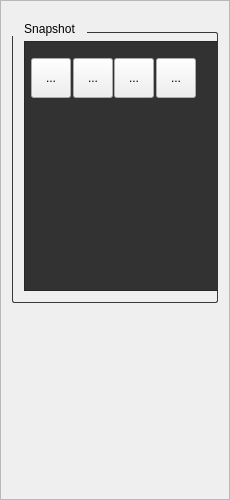
            <widget class="QFrame" name="frame_main_angio_capture_left_5">
             <property name="minimumSize">
              <size>
               <width>230</width>
               <height>500</height>
              </size>
             </property>
             <property name="maximumSize">
              <size>
               <width>230</width>
               <height>16777215</height>
              </size>
             </property>
             <property name="styleSheet">
              <string notr="true">QFrame#frame_main_angio_capture_left  {
 border: 0px solid #444;
 padding: -8px;
}</string>
             </property>
             <property name="frameShape">
              <enum>QFrame::StyledPanel</enum>
             </property>
             <property name="frameShadow">
              <enum>QFrame::Raised</enum>
             </property>
             <layout class="QVBoxLayout" name="verticalLayout_23">
              <item>
               <widget class="QGroupBox" name="groupBox_33">
                <property name="minimumSize">
                 <size>
                  <width>0</width>
                  <height>250</height>
                 </size>
                </property>
                <property name="styleSheet">
                 <string notr="true">QGroupBox {
    border:1px solid #3A3939;
    border-radius: 2px;
    margin-top: 20px;
}

QGroupBox::title {
    subcontrol-origin: margin;
    subcontrol-position: top left;
    padding-left: 10px;
    padding-right: 10px;
    padding-top: 10px;
}

QFrame {
  background-color: rgb(50, 50, 50);
}</string>
                </property>
                <property name="title">
                 <string>Snapshot</string>
                </property>
                <property name="flat">
                 <bool>false</bool>
                </property>
                <property name="checkable">
                 <bool>false</bool>
                </property>
                <property name="checked">
                 <bool>false</bool>
                </property>
                <layout class="QHBoxLayout" name="horizontalLayout_47">
                 <property name="leftMargin">
                  <number>9</number>
                 </property>
                 <item>
                  <widget class="QFrame" name="frame_66">
                   <property name="minimumSize">
                    <size>
                     <width>195</width>
                     <height>250</height>
                    </size>
                   </property>
                   <property name="maximumSize">
                    <size>
                     <width>195</width>
                     <height>250</height>
                    </size>
                   </property>
                   <property name="frameShape">
                    <enum>QFrame::StyledPanel</enum>
                   </property>
                   <property name="frameShadow">
                    <enum>QFrame::Raised</enum>
                   </property>
                   <widget class="QLabel" name="labelSnapshotThumbnail_19">
                    <property name="geometry">
                     <rect>
                      <x>2</x>
                      <y>80</y>
                      <width>191</width>
                      <height>161</height>
                     </rect>
                    </property>
                    <property name="text">
                     <string/>
                    </property>
                    <property name="pixmap">
                     <pixmap resource="oct_gallery_resources.qrc">:/website/images/oct_gallery/retina_angiograph_03.jpg</pixmap>
                    </property>
                    <property name="scaledContents">
                     <bool>true</bool>
                    </property>
                   </widget>
                   <widget class="QToolButton" name="toolButton_71">
                    <property name="geometry">
                     <rect>
                      <x>7</x>
                      <y>17</y>
                      <width>40</width>
                      <height>40</height>
                     </rect>
                    </property>
                    <property name="minimumSize">
                     <size>
                      <width>30</width>
                      <height>30</height>
                     </size>
                    </property>
                    <property name="text">
                     <string>...</string>
                    </property>
                    <property name="icon">
                     <iconset resource="grey_icons.qrc">
                      <normaloff>:/greys/images/grey_icons/badge.svg</normaloff>:/greys/images/grey_icons/badge.svg</iconset>
                    </property>
                    <property name="iconSize">
                     <size>
                      <width>20</width>
                      <height>20</height>
                     </size>
                    </property>
                    <property name="arrowType">
                     <enum>Qt::NoArrow</enum>
                    </property>
                   </widget>
                   <widget class="QToolButton" name="toolButton_72">
                    <property name="geometry">
                     <rect>
                      <x>49</x>
                      <y>17</y>
                      <width>40</width>
                      <height>40</height>
                     </rect>
                    </property>
                    <property name="minimumSize">
                     <size>
                      <width>30</width>
                      <height>30</height>
                     </size>
                    </property>
                    <property name="text">
                     <string>...</string>
                    </property>
                    <property name="icon">
                     <iconset resource="grey_icons.qrc">
                      <normaloff>:/greys/images/grey_icons/trash.svg</normaloff>:/greys/images/grey_icons/trash.svg</iconset>
                    </property>
                    <property name="iconSize">
                     <size>
                      <width>20</width>
                      <height>20</height>
                     </size>
                    </property>
                    <property name="arrowType">
                     <enum>Qt::NoArrow</enum>
                    </property>
                   </widget>
                   <widget class="QToolButton" name="toolButton_73">
                    <property name="geometry">
                     <rect>
                      <x>90</x>
                      <y>17</y>
                      <width>40</width>
                      <height>40</height>
                     </rect>
                    </property>
                    <property name="minimumSize">
                     <size>
                      <width>30</width>
                      <height>30</height>
                     </size>
                    </property>
                    <property name="text">
                     <string>...</string>
                    </property>
                    <property name="icon">
                     <iconset resource="grey_icons.qrc">
                      <normaloff>:/greys/images/grey_icons/clipboard.svg</normaloff>:/greys/images/grey_icons/clipboard.svg</iconset>
                    </property>
                    <property name="iconSize">
                     <size>
                      <width>20</width>
                      <height>20</height>
                     </size>
                    </property>
                    <property name="arrowType">
                     <enum>Qt::NoArrow</enum>
                    </property>
                   </widget>
                   <widget class="QToolButton" name="toolButton_74">
                    <property name="geometry">
                     <rect>
                      <x>132</x>
                      <y>17</y>
                      <width>40</width>
                      <height>40</height>
                     </rect>
                    </property>
                    <property name="minimumSize">
                     <size>
                      <width>30</width>
                      <height>30</height>
                     </size>
                    </property>
                    <property name="text">
                     <string>...</string>
                    </property>
                    <property name="icon">
                     <iconset resource="grey_icons.qrc">
                      <normaloff>:/greys/images/grey_icons/eye.svg</normaloff>:/greys/images/grey_icons/eye.svg</iconset>
                    </property>
                    <property name="iconSize">
                     <size>
                      <width>20</width>
                      <height>20</height>
                     </size>
                    </property>
                    <property name="arrowType">
                     <enum>Qt::NoArrow</enum>
                    </property>
                   </widget>
                  </widget>
                 </item>
                </layout>
               </widget>
              </item>
              <item>
               <spacer name="verticalSpacer_20">
                <property name="orientation">
                 <enum>Qt::Vertical</enum>
                </property>
                <property name="sizeHint" stdset="0">
                 <size>
                  <width>20</width>
                  <height>40</height>
                 </size>
                </property>
               </spacer>
              </item>
             </layout>
            </widget>
